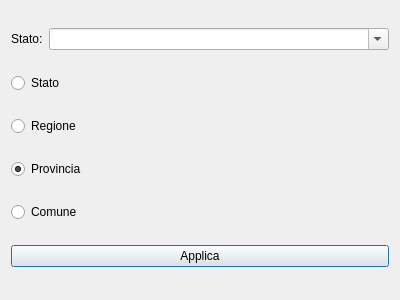
<?xml version="1.0" encoding="UTF-8"?>
<ui version="4.0">
 <class>MappaSRPC</class>
 <widget class="QDialog" name="MappaSRPC">
  <property name="geometry">
   <rect>
    <x>0</x>
    <y>0</y>
    <width>400</width>
    <height>300</height>
   </rect>
  </property>
  <property name="windowTitle">
   <string>Raggruppa</string>
  </property>
  <layout class="QGridLayout" name="gridLayout" columnstretch="0,1">
   <item row="0" column="0">
    <widget class="QLabel" name="label">
     <property name="text">
      <string>Stato:</string>
     </property>
    </widget>
   </item>
   <item row="0" column="1">
    <widget class="QComboBox" name="stati">
     <property name="editable">
      <bool>true</bool>
     </property>
     <property name="insertPolicy">
      <enum>QComboBox::InsertPolicy::NoInsert</enum>
     </property>
    </widget>
   </item>
   <item row="2" column="0" colspan="2">
    <widget class="QRadioButton" name="radioR">
     <property name="text">
      <string>Regione</string>
     </property>
    </widget>
   </item>
   <item row="1" column="0" colspan="2">
    <widget class="QRadioButton" name="radioS">
     <property name="text">
      <string>Stato</string>
     </property>
    </widget>
   </item>
   <item row="3" column="0" colspan="2">
    <widget class="QRadioButton" name="radioP">
     <property name="text">
      <string>Provincia</string>
     </property>
     <property name="checked">
      <bool>true</bool>
     </property>
    </widget>
   </item>
   <item row="4" column="0" colspan="2">
    <widget class="QRadioButton" name="radioC">
     <property name="text">
      <string>Comune</string>
     </property>
    </widget>
   </item>
   <item row="5" column="0" colspan="2">
    <widget class="QPushButton" name="applicaOK">
     <property name="text">
      <string>Applica</string>
     </property>
    </widget>
   </item>
  </layout>
 </widget>
 <resources/>
 <connections/>
</ui>
